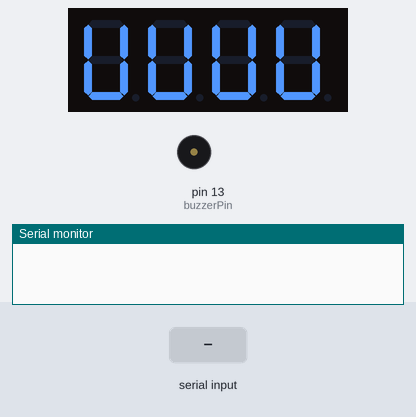
This sketch was run on a simulated Arduino Uno, built with avr-gcc and run on an emulated ATmega328P. On the bench: 4-digit seven-segment display, buzzer (waves = sounding), the last lines printed to the serial monitor. Wiring (inferred from the names in the program): 4-digit 7-segment display, segments lit when LOW: segments pin 2, pin 3, pin 4, pin 5, pin 6, pin 7, pin 8; digit selects pin 10, pin 11, pin 12, pin 9. Inputs (shaded band) come from the test bench. The segment pins are drawn as the display they are named for.

Above: at 1.2 s.
1.3 s: "T" received over Serial
At 2.0 s:
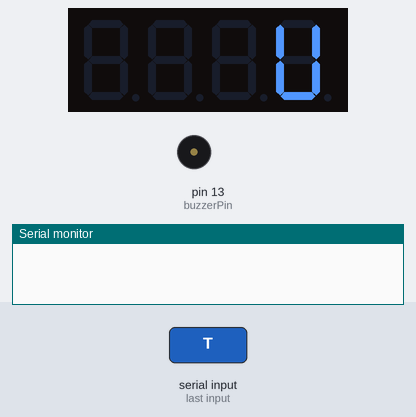
4.0 s: "T90\n" received over Serial
At 4.8 s:
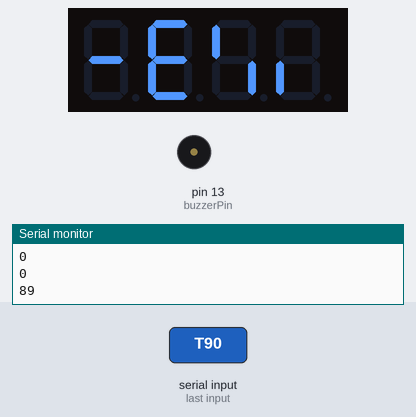
7.0 s: "T,45\n" received over Serial
At 7.5 s:
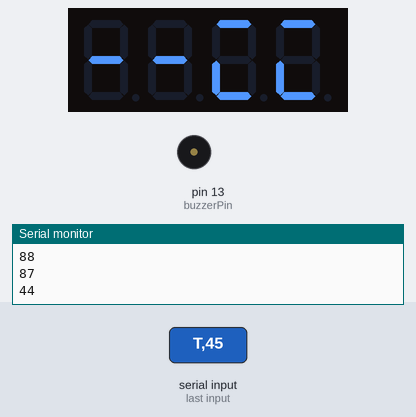
10.0 s: "C90\n" received over Serial
At 11.2 s:
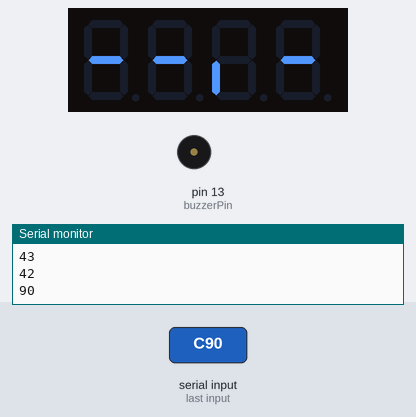
11.5 s: "C,45\n" received over Serial
At 12.2 s:
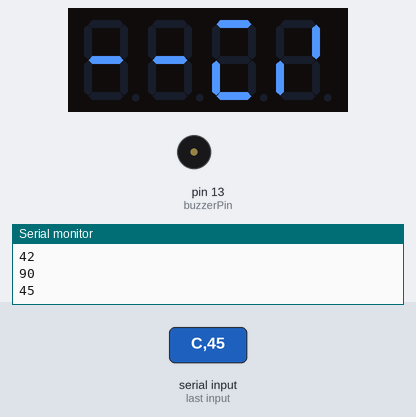
13.0 s: "C" received over Serial
At 15.2 s:
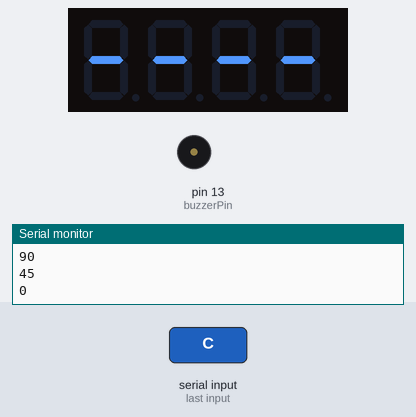
Timing chart, 0 to 16.5 s (numbered marks = the images above; inputs shaded):
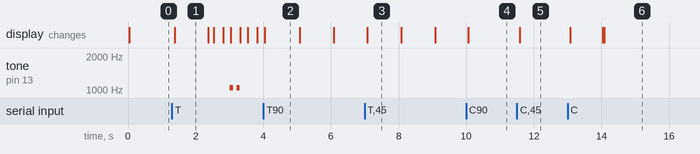

Measured:
- after the input at 1.3 s, tone on pin 13 (buzzerPin): alternates 1046 Hz for 0.10 s and silent for 0.10 s, 4 changes in all, then stays silent, starting after 1.7 s; the display: changes after 0.08 s (image 1)
- after the input at 4.0 s, tone on pin 13 (buzzerPin): stops changing and stays silent; the display: changes at once (image 2)
- after the input at 7.0 s, the display: changes after 0.08 s (image 3)
- after the input at 10.0 s, the display: changes after 0.06 s (image 4)
- after the input at 11.5 s, the display: changes after 0.08 s (image 5)
- after the input at 13.0 s, the display: first changes after 0.08 s (image 6 shows a later state)
- what the display in image 1 shows lasts 1.0 s, from 1.4 s to 2.4 s

The sketch:

countdown_timer.ino
```cpp
/*
  SMART CLOCK & TIMER FIRMWARE
  - Protocol: 'C' for Clock update, 'T' for Timer start, 'X' for Stop.
*/

// --- PINS ---
const int segA = 2; const int segB = 3; const int segC = 4;
const int segD = 5; const int segE = 6; const int segF = 7; const int segG = 8;
const int d1 = 10; const int d2 = 11; const int d3 = 12;
const int d4 = 9;  // Digit 4 on Pin 9
const int buzzerPin = 13;

// --- STATE VARIABLES ---
enum Mode { MODE_CLOCK, MODE_TIMER, MODE_ALARM };
Mode currentMode = MODE_CLOCK;

// Display Data
int displayDigits[4] = {0, 0, 0, 0}; // Holds the 4 numbers to show

// Timer Variables
long timerSeconds = 0;
unsigned long previousMillis = 0;

// Digits 0-9 Patterns
const byte numbers[10][7] = {
  {1, 1, 1, 1, 1, 1, 0}, {0, 1, 1, 0, 0, 0, 0}, {1, 1, 0, 1, 1, 0, 1}, {1, 1, 1, 1, 0, 0, 1},
  {0, 1, 1, 0, 0, 1, 1}, {1, 0, 1, 1, 0, 1, 1}, {1, 0, 1, 1, 1, 1, 1}, {1, 1, 1, 0, 0, 0, 0},
  {1, 1, 1, 1, 1, 1, 1}, {1, 1, 1, 1, 0, 1, 1}
};

void setup() {
  for(int i=2; i<=12; i++) pinMode(i, OUTPUT);
  pinMode(9, OUTPUT);
  pinMode(buzzerPin, OUTPUT);

  // Startup Sequence: Show dashes
  loadDisplay(11, 11, 11, 11);
  Serial.begin(9600);
}

void loop() {
  // --- 1. LISTEN FOR COMMANDS ---
  if (Serial.available() > 0) {
    char cmd = Serial.read(); // Read first letter (C, T, or X)
    int value = Serial.parseInt(); // Read the number following it

    // Consume newline
    while(Serial.available() > 0) Serial.read();

    if (cmd == 'C') {
       // CLOCK MODE: Received HHMM (e.g. 1230)
       currentMode = MODE_CLOCK;
       noTone(buzzerPin);
       updateDisplayFromNumber(value);
    }
    else if (cmd == 'T') {
       // TIMER MODE: Received Seconds (e.g. 90)
       currentMode = MODE_TIMER;
       timerSeconds = value;
       noTone(buzzerPin);
       updateDisplayFromTimer(timerSeconds);
    }
    else if (cmd == 'X') {
       // STOP / RESET
       currentMode = MODE_CLOCK;
       noTone(buzzerPin);
       // We will wait for next 'C' command to update display
    }
  }

  // --- 2. HANDLE TIME LOGIC ---
  unsigned long currentMillis = millis();

  if (currentMode == MODE_TIMER) {
     if (currentMillis - previousMillis >= 1000) {
       previousMillis = currentMillis;
       if (timerSeconds > 0) {
         timerSeconds--;
         updateDisplayFromTimer(timerSeconds);
         Serial.println(timerSeconds); // Feedback to web
       } else {
         currentMode = MODE_ALARM;
         Serial.println("DONE");
       }
     }
  }

  // --- 3. HANDLE ALARM ---
  if (currentMode == MODE_ALARM) {
      // Casio Double Beep
      int rhythm = millis() % 1000;
      if ((rhythm >= 0 && rhythm < 100) || (rhythm >= 200 && rhythm < 300)) {
         tone(buzzerPin, 1046);
      } else {
         noTone(buzzerPin);
      }
      // Blink "0000"
      if (millis() % 500 < 250) updateDisplayFromNumber(0);
      else loadDisplay(10,10,10,10); // Blank
  }

  // --- 4. REFRESH DISPLAY ---
  renderDisplay();
}

// --- HELPERS ---

void updateDisplayFromNumber(int num) {
  Serial.println(num);
  // Expects HHMM format (e.g. 1230)
  displayDigits[0] = (num / 1000) % 10;
  displayDigits[1] = (num / 100) % 10;
  displayDigits[2] = (num / 10) % 10;
  displayDigits[3] = num % 10;
}

void updateDisplayFromTimer(long totalSecs) {
  // Converts Seconds to MM:SS
  int mins = totalSecs / 60;
  int secs = totalSecs % 60;
  displayDigits[0] = (mins / 10) % 10;
  displayDigits[1] = mins % 10;
  displayDigits[2] = (secs / 10) % 10;
  displayDigits[3] = secs % 10;
}

void loadDisplay(int a, int b, int c, int d) {
  displayDigits[0] = a; displayDigits[1] = b;
  displayDigits[2] = c; displayDigits[3] = d;
}

void renderDisplay() {
  int pins[] = {d1, d2, d3, d4};
  for (int i=0; i<4; i++) {
     // Turn OFF all digits
     digitalWrite(d1, HIGH); digitalWrite(d2, HIGH);
     digitalWrite(d3, HIGH); digitalWrite(d4, HIGH);

     // Skip if number is 10 (Blank)
     if (displayDigits[i] != 10) {
       // Set segments
       // Special case: If number is 11, show Dash (Optional, using index 0 for now)
       int num = displayDigits[i];
       digitalWrite(segA, numbers[num][0]);
       digitalWrite(segB, numbers[num][1]);
       digitalWrite(segC, numbers[num][2]);
       digitalWrite(segD, numbers[num][3]);
       digitalWrite(segE, numbers[num][4]);
       digitalWrite(segF, numbers[num][5]);
       digitalWrite(segG, numbers[num][6]);

       // Turn ON specific digit
       digitalWrite(pins[i], LOW);
     }
     delay(3);
  }
}
```
